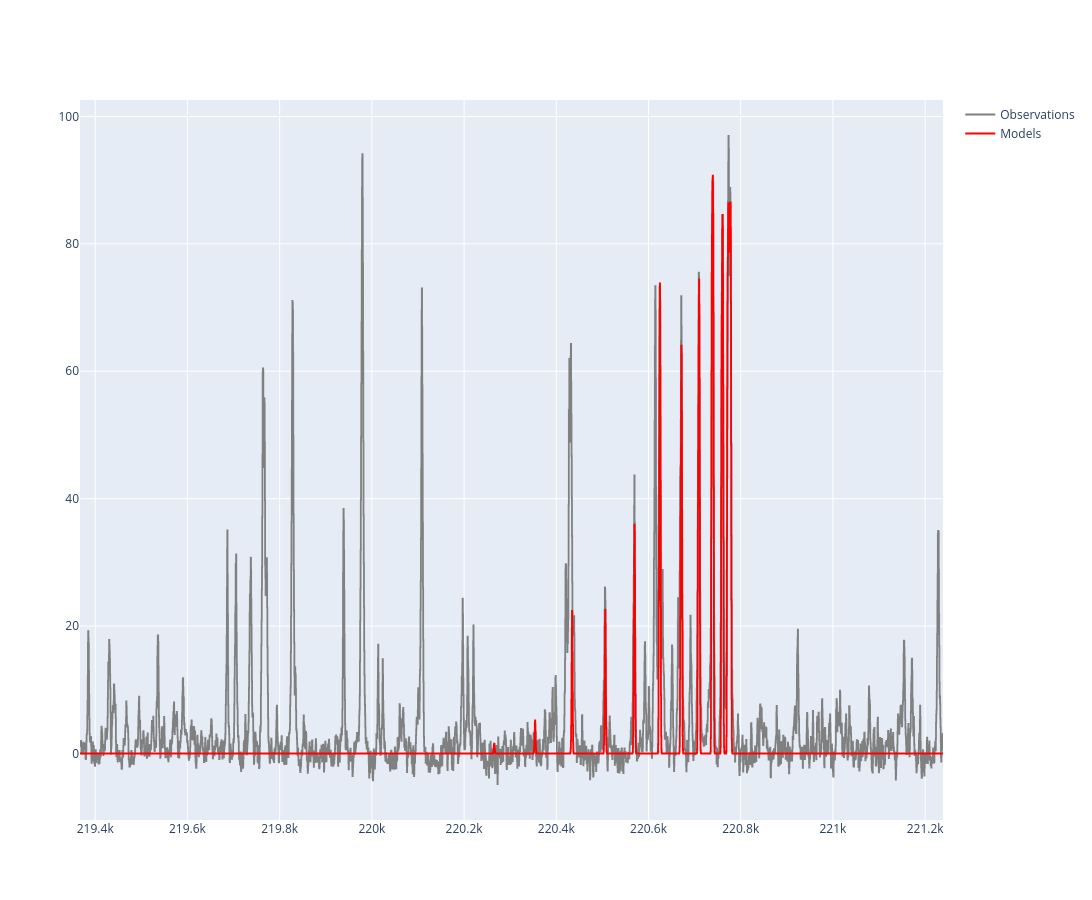

This figure's notebook cell:
### Code cell
file_path_37 = "/Users/shangguanlingluo/Library/CloudStorage/OneDrive-mails.ucas.ac.cn/astrophysics/Fitting/13079/CH3NC_peak.tsv"
x_data_37 = []
y_data_37 = []
column1_data_37 = []
column2_data_37 = []

with open(file_path_37, 'r') as file_37:
    lines_37 = file_37.readlines()
    for line_37 in lines_37[11:]:
        columns_37 = line_37.split()
        column1_data_37.append(columns_37[0])
        column2_data_37.append(columns_37[1])

for x, y in zip(column1_data_37, column2_data_37):
    temp_x = float(x)
    temp_y = float(y)
    x_data_37.append(temp_x)
    y_data_37.append(temp_y)

x_data_37 = np.array(x_data_37)
y_data_37 = np.array(y_data_37)


freq_tau, T_sim = gauss_fit(p=[[3, 264, 8.1e16, 3.2, -41.1, 0.92],
                               [3, 122, 5.6e15, 2.4, -38.2, 0.23]], 
                               name='CH3CN;v=0;#1', 
                               freq_l=219367, freq_u=221239, step=0.48, 
                               db_path='/Users/shangguanlingluo/.xclass/db/cdms_lite__official.db', 
                               beam=0.37, 
                               Save=True,
                               save_file='/Users/shangguanlingluo/Library/CloudStorage/OneDrive-mails.ucas.ac.cn/astrophysics/Fitting/13079/fitting/CH3CN_CH3CN_PEAK.txt')

fig1 = go.Figure()
fig1.add_trace(go.Scatter(x = x_data_37, y = y_data_37, mode='lines', line=dict(color='grey', width=1.8), name='Observations', line_shape='hv')) 
fig1.add_trace(go.Scatter(x = freq_tau, y = T_sim, line=dict(color='red', width=1.8), name='Models', line_shape='hv'))
fig1.update_layout(width=2000, height=900)
fig1.show()

### Figure 1 — Plotly figure (JSON) as saved in the notebook; plotly's stock layout.template omitted (floating-point values rounded to 4 significant figures; data arrays with more than 128 entries replaced by an {"elided": "..."} marker saying what was removed)
{"data": [{"line": {"color": "grey", "shape": "hv", "width": 1.8}, "mode": "lines", "name": "Observations", "type": "scatter", "x": {"elided": "3833 float values"}, "y": {"elided": "3833 float values"}}, {"line": {"color": "red", "shape": "hv", "width": 1.8}, "name": "Models", "type": "scatter", "x": {"elided": "3900 float values"}, "y": {"elided": "3900 float values"}}], "layout": {"height": 900, "width": 2000}}
